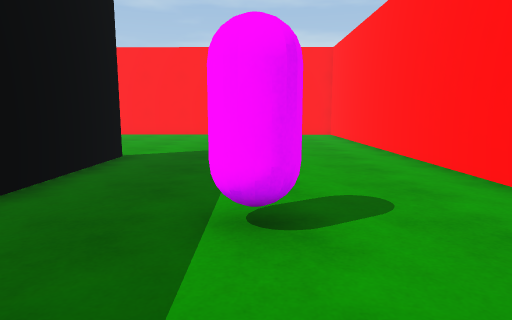
view 1 (above)

18 first-person views from a walk through a 3-D level made in the Unity game engine. The camera is 1.2 m above the floor, tilts 8° down and sees 75° across. The floor is counted in squares, 1 m on a side. Each view is taken from the middle of a square. On the plan, view 1 faces up. The plan holds only what a view shows up to about 14 squares ahead; the rest is blank. The place goes on beyond the plan.

view 2
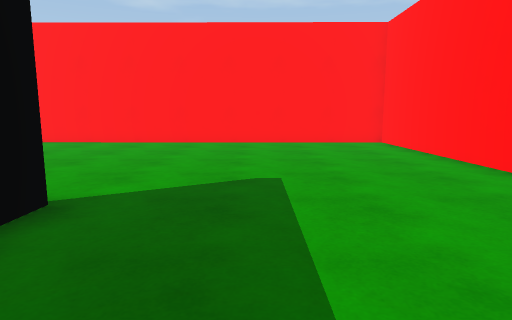

view 3
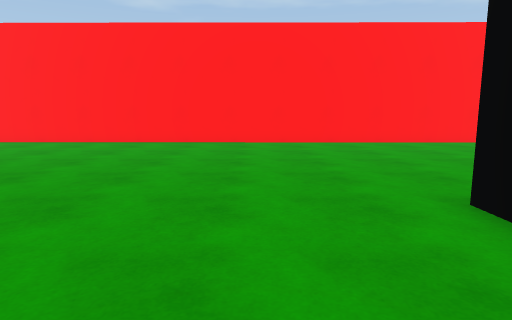

view 4
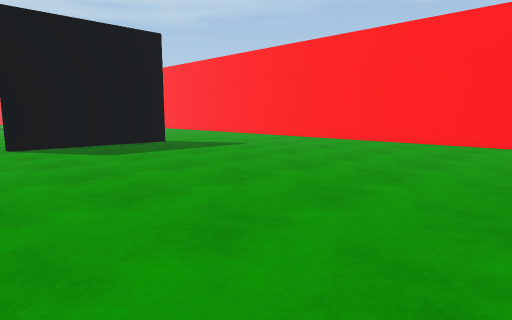

view 5
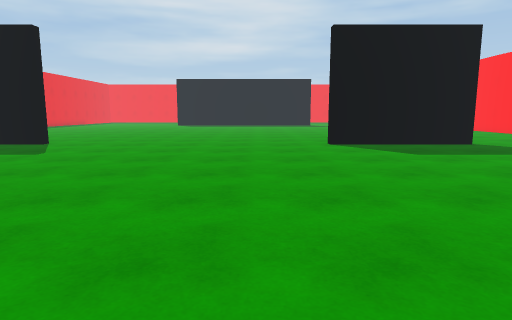

view 6
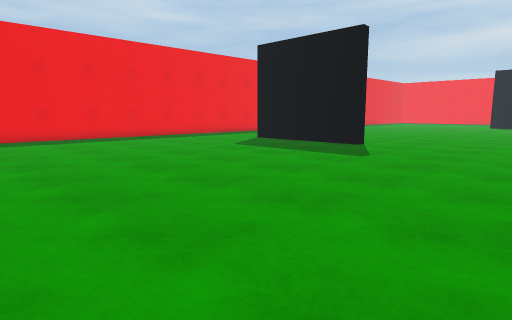

view 7
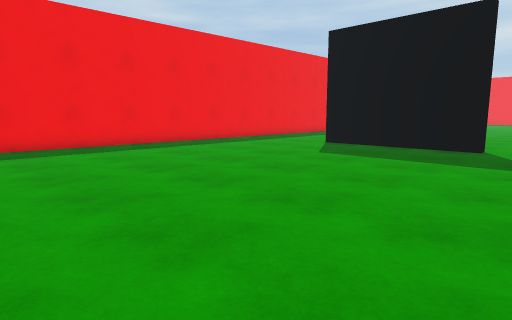

view 8
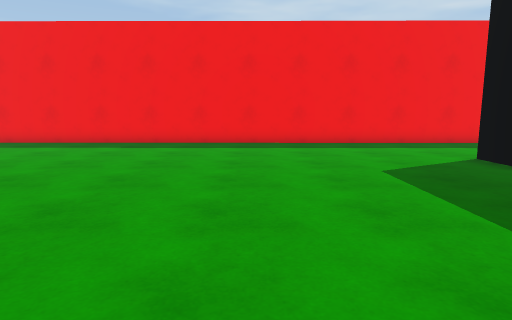

view 9
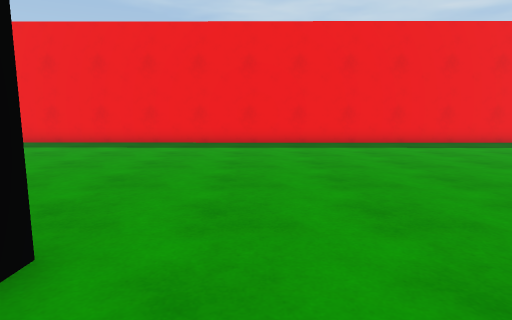

view 10
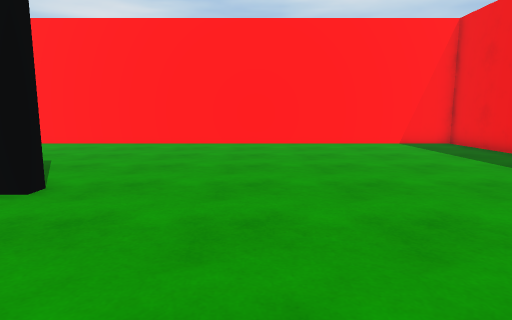

view 11
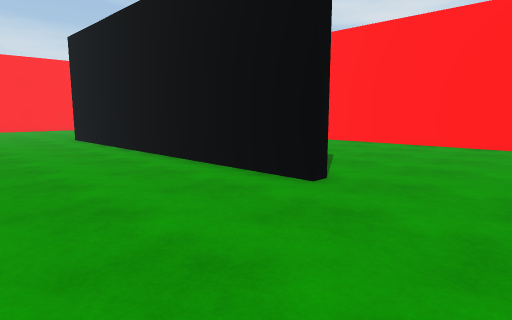

view 12
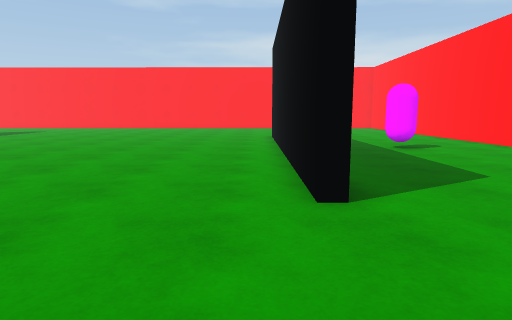

view 13
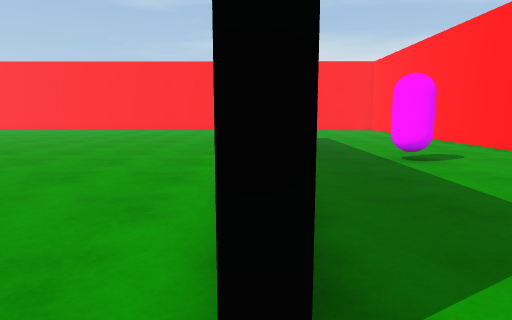

view 14
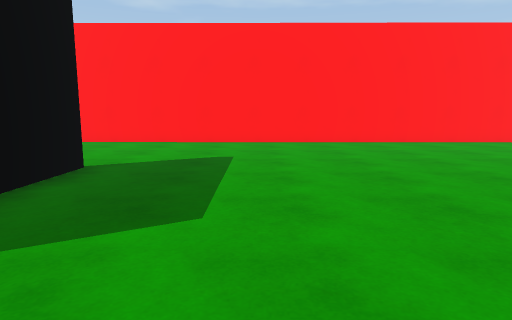

view 15
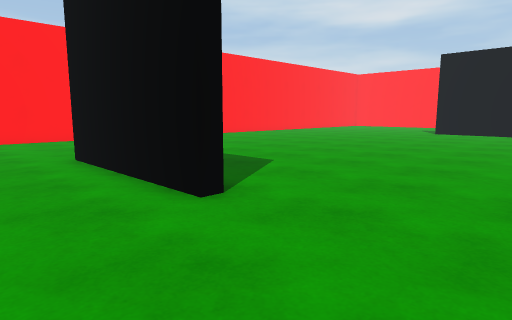

view 16
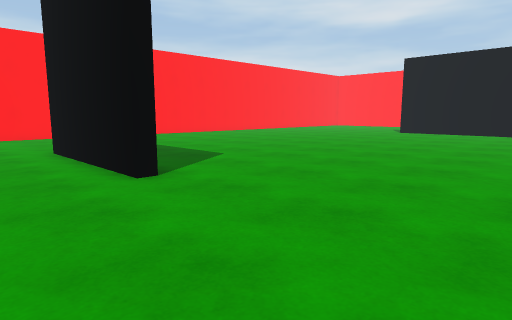

view 17
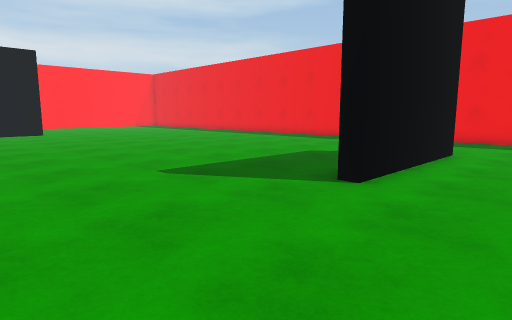

view 18
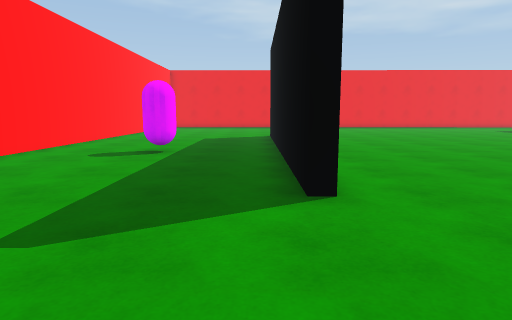

### Floor plan
Points are (right, up) in squares from view 1. A wall is a line through its corners. A room is listed if a view was taken in it or the views show most of it. See-through windows are left out.
Room 1 (views 1, 2, 3, 4, 5, 6, 7, 8, 9, 10, 11, 12, 13, 14, 15, 16, 17, 18)
walls: (-3.6, -3.6) (-4.2, -3.6) (-4.2, 8.2); (-3.7, 9.4) (-3.7, 0); (-21.8, 12.4) (-21.8, 6.9) (-22.3, 6.9) (-22.3, 12.4); (-22.3, -9.8) (-22.3, -4.3) (-21.8, -4.3) (-21.8, -9.8); (-25.1, -14.5) (4.2, -14.7) (4.2, 18.7) (-25.3, 18.9)
objects: other object (0, 3) to (0, 4)

Positions as (right, up) in squares from view 1, and headings:
1: (0, 0), facing up
2: (-1, 5), facing up
3: (-7, 5), facing up
4: (-9, 5), facing up-left
5: (-9, 4), facing left
6: (-10, 2), facing down-left
7: (-10, -2), facing down-left
8: (-16, -1), facing down
9: (-6, -1), facing down
10: (-9, -7), facing right
11: (-9, -7), facing up-right
12: (-5, -8), facing up
13: (-4, -5), facing up
14: (-18, 5), facing up
15: (-25, 3), facing up-right
16: (-25, 1), facing up-right
17: (-25, 1), facing down-right
18: (-3, 14), facing down
